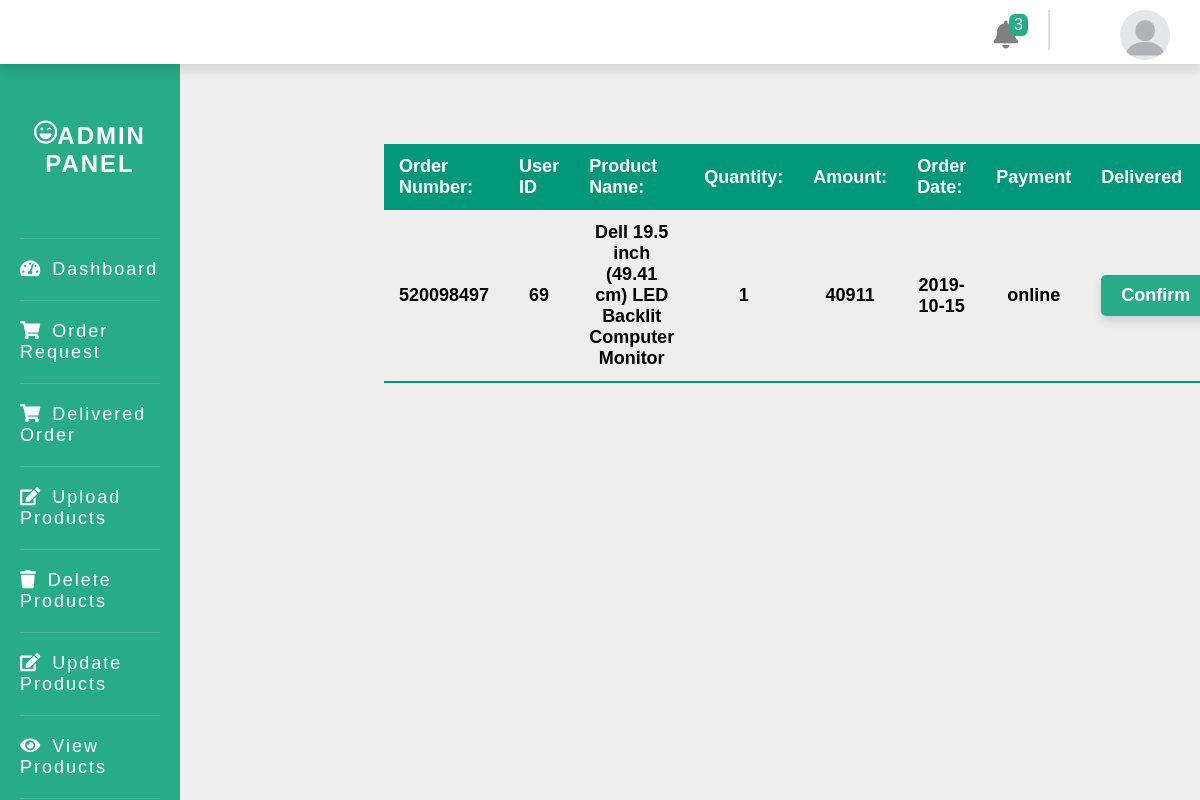
/admin/dashboard.php?deliveredpart, run on the app's committed database.
### tables this page shows
CREATE TABLE `orders` (
  `orderID` int(11) NOT NULL,
  `ordernumber` int(255) NOT NULL,
  `userID` int(10) DEFAULT NULL,
  `pcID` int(10) DEFAULT NULL,
  `partID` int(10) DEFAULT NULL,
  `partQty` int(50) NOT NULL,
  `paymentMethod` varchar(255) NOT NULL,
  `subTotal` int(11) NOT NULL,
  `shipping` int(11) NOT NULL,
  `tax` int(11) NOT NULL,
  `totalAmount` int(11) NOT NULL,
  `date` date NOT NULL,
  `sttus` varchar(100) NOT NULL
);

CREATE TABLE `pcpart` (
  `pcPartID` int(11) NOT NULL,
  `partTitle` varchar(255) NOT NULL,
  `image` varchar(100) NOT NULL,
  `partKeyword` int(10) DEFAULT NULL,
  `partDesc` varchar(255) DEFAULT NULL,
  `qty` int(100) DEFAULT NULL,
  `price` int(100) DEFAULT NULL
);

### admin/delivered.php (the view, shortened to what this page needs)
<!DOCTYPE html>
<html lang="en">
<head>
</head>
<body>
     <div class=" container">
          <?php
               if(isset($_GET['deliveredpart'])){
                    $checkselect = "SELECT * FROM orders WHERE partID !=0 and sttus='Dispatched'";
                    $check = mysqli_query($conn, $checkselect);
                    $countrow = mysqli_num_rows($check);
                    if($countrow == 0){
                         echo "<div class='text-center '><b>All items Delivered !</b></div>";
                    }
                    else{
                    ?>
                         <table class="content-table">
                              <thead>
                                   <tr>
                                        <th>Order Number:</th>
                                        <th>User ID</th>
                                        <th>Product Name:</th>
                                        <th>Quantity:</th>
                                        <th>Amount:</th>
                                        <th>Order Date:</th>
                                        <th>Payment</th>
                                        <th>Delivered</th>
                                   </tr>
                              </thead>
                              <tbody>
                                   <?php
                                        $order = "SELECT * FROM orders";
                                        $check = mysqli_query($conn, $order);
                                        if($check){
                                             while($orderrow = mysqli_fetch_array(($check))){
                                                  if($orderrow['partID'] != 0){
                                                       $orderNumber = $orderrow['ordernumber'];
                                                       $userID = $orderrow['userID'];
                                                       $partID = $orderrow['partID'];
                                                       $partQty = $orderrow['partQty'];
                                                       $payment = $orderrow['paymentMethod'];
                                                       $totalAmount = $orderrow['totalAmount'];
                                                       $orderDate = $orderrow['date'];
                                                       $status = $orderrow['sttus'];
                                                       $selectpart = "SELECT * FROM pcpart WHERE pcPartID='$partID'";
                                                       $checkselect = mysqli_query($conn, $selectpart);
                                                       while($order = mysqli_fetch_array($checkselect)){
                                                            $partName = $order["partTitle"];
                                                            if($status == "Dispatched"){
                                                                 echo'
                                                                      <tr>
                                                                           <th>'.$orderNumber.'</th>
                                                                           <th>'.$userID.'</th>
                                                                           <th>'.$partName.'</th>
                                                                           <th>'.$partQty.'</th>
                                                                           <th>'.$totalAmount.'</th>
                                                                           <th>'.$orderDate.'</th>
                                                                           <th>'.$payment.'</th>
                                                                           <th>';?>
                                                                                <?php
                                                                                     if($status == "Dispatched"){
                                                                                     echo'<div style="background:#28AB87" class="py-sm px-1 b-rad-1 shadow-sm">
                                                                                          <a class="text-deco-none text-white" href="dashboard.php?deliveredpart=delivered&partID='.$partID.'">Confirm</a>
                                                                                     </div>
                                                                                     ';}
                                                                                     else{
                                                                                     ?><?php
                                                                                          echo"Confirmed";
                                                                                     }
                                                                                     echo'
                                                                           </th>
                                                                      </tr>
                                                                 ';
                                                            }
                                                       }
                                                  }
                                             }
                                        }
                                        else{
                                             echo"Sql Connection problem";
                                        }
                                   ?>
                              </tbody>
                         </table>
                    <?php }
               }
          ?>
     </div>
</body>
</html>

### style.css (style rules this page uses)
html { font-size: 16px; }
* { margin: 0; padding: 0; font-family: "Nunito", sans-serif; -webkit-box-sizing: border-box; box-sizing: border-box; }
body { background: #fff; color: #000; }
.text-deco-none { text-decoration: none; }
.px-1 { padding-left: 1rem; padding-right: 1rem; }
.py-sm { padding-top: 0.5rem; padding-bottom: 0.5rem; }
.container { width: 85%; margin: auto; }
.b-rad-1 { border-radius: 0.25rem; }
.shadow-sm { -webkit-box-shadow: 0 0.25rem 0.5rem rgba(0, 0, 0, 0.125); box-shadow: 0 0.25rem 0.5rem rgba(0, 0, 0, 0.125); }
.text-white { color: white; }
@media screen and (min-width: 1200px) { html { font-size: 20px; } }
@media screen and (min-width: 1200px) { .container { width: 70%; } }

### customstyle.css (style rules this page uses)
.bg-color { background: #eeeeee; }
body { font-family: Verdana, Geneva, Tahoma, sans-serif; overflow-x: hidden; }
.content-table { border-collapse: collapse; margin: 25px 0; font-size: 0.9rem; min-width: 400px; }
.content-table thead tr { background: #009879; color: white; text-align: left; font-weight: bold; }
.content-table th, .content-table td { padding: 12px 15px; }
.content-table tbody tr { border-bottom: 1px solid #dddddd; }
.content-table tbody tr:last-of-type { border-bottom: 2px solid #009879; }

### admin/dashboard.php (style rules this page uses)
body { font-family: Verdana, Geneva, Tahoma, sans-serif; overflow-x: hidden; }
* { margin: 0px; padding: 0px; }

### admin/delivered.php (style rules this page uses)
.content-table { border-collapse: collapse; margin: 25px 0; font-size: 0.9rem; min-width: 400px; width: 90%; height:50%; }
.content-table thead tr { background: #009879; color: white; text-align: left; font-weight: bold; }
.content-table th, .content-table td { padding: 12px 15px; }
.content-table tbody tr { border-bottom: 1px solid #dddddd; }
.content-table tbody tr:last-of-type { border-bottom: 2px solid #009879; }

### data on the page
orders: ordernumber "520098497", userID "69", partQty "1", totalAmount "40911", date "2019-10-15", paymentMethod "online"
pcpart: partTitle "Dell 19.5 inch (49.41 cm) LED Backlit Computer Monitor"

### other printed values
$count "3"
